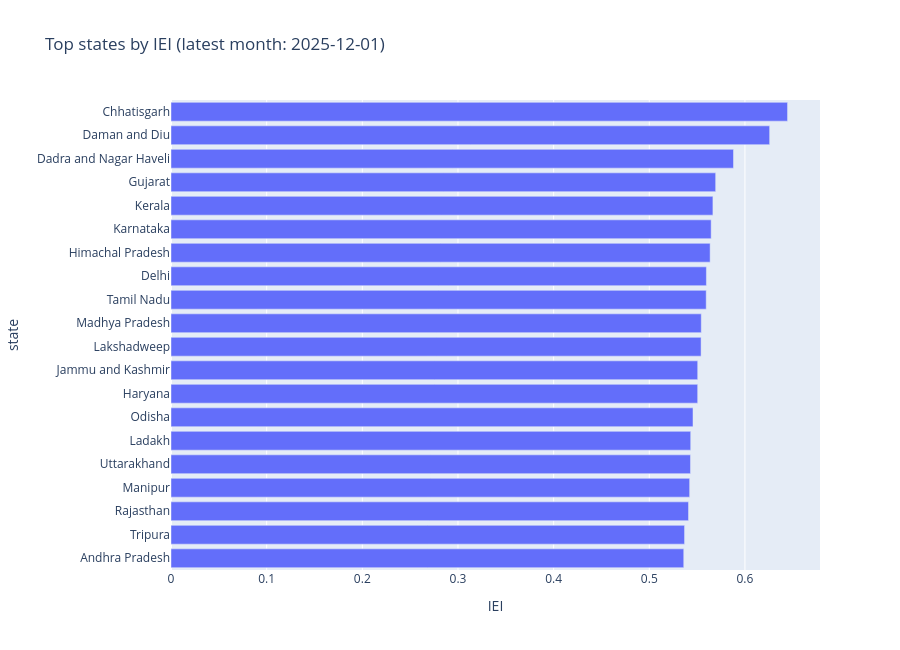
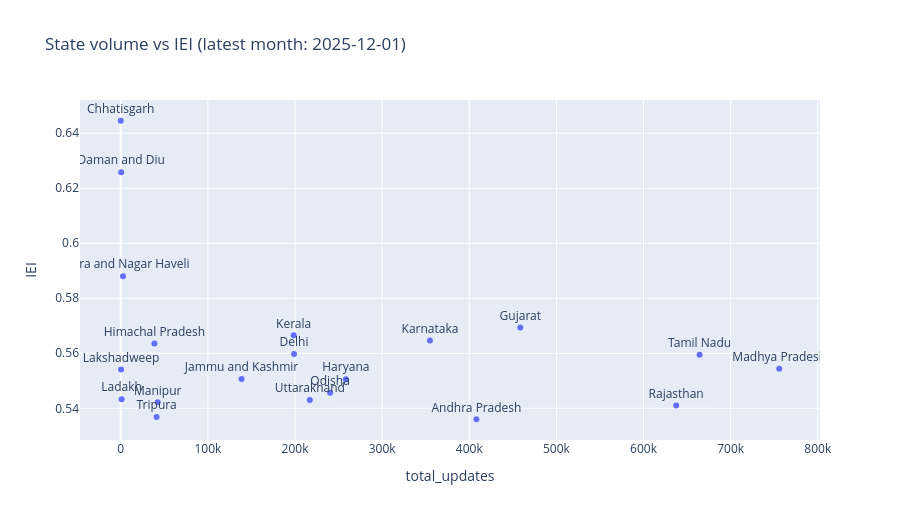
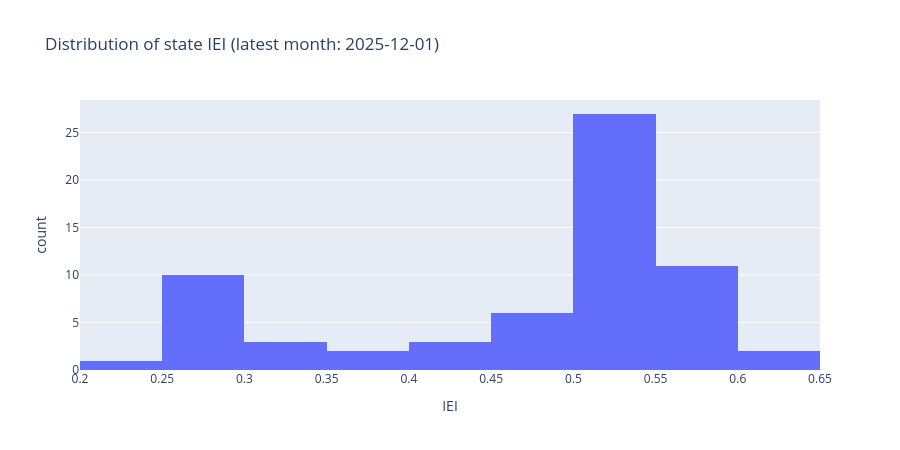
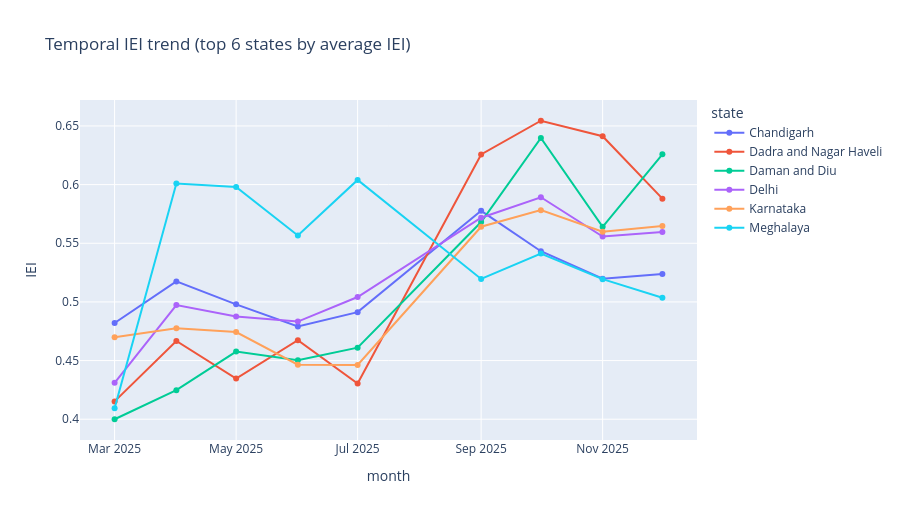

Here is the notebook cell these charts were saved with, in order:
### Markdown cell above
## 8) Executive summary (report view)
This section gives a quick, shareable overview similar to a report:
- Top **states / districts / pincodes** by IEI for the latest month
- **Stress** classification using robust z-score (`IEI_rz`) per (state, district, pincode) time series
- A few key plots (rankings, distribution, temporal trends)
- Top inferred **event mix by state** for the latest month

**Stress levels (based on `IEI_rz`)**
- `CRITICAL`: $IEI\_rz \ge 3.5$ (strong spike vs local history)
- `HIGH`: $2.5 \le IEI\_rz < 3.5$
- `ELEVATED`: $1.5 \le IEI\_rz < 2.5$
- `NORMAL`: $IEI\_rz < 1.5$

These are **screening thresholds**, not ground truth.

### Code cell
# Report helpers + summary tables/plots

import numpy as np
import pandas as pd
import plotly.express as px


def robust_z(series: pd.Series) -> pd.Series:
    """Robust z-score using MAD; stable for heavy-tailed data."""
    median = series.median()
    mad = (series - median).abs().median()

    denom = 1.4826 * mad
    if not np.isfinite(denom) or denom < 1e-6:
        denom = 1.0

    return (series - median) / denom


def stress_label(z: float) -> str:
    if z >= 3.5:
        return 'CRITICAL'
    if z >= 2.5:
        return 'HIGH'
    if z >= 1.5:
        return 'ELEVATED'
    return 'NORMAL'


# Ensure we have IEI_rz available (per local region history)
if 'IEI_rz' not in cube.columns:
    cube['IEI_rz'] = (
        cube.groupby(['state_key', 'district_key', 'pincode'])['IEI']
        .transform(robust_z)
        .replace([np.inf, -np.inf], np.nan)
        .fillna(0.0)
    )

latest_month = pd.to_datetime(cube['month']).max()
print('Latest month in data:', latest_month.date())

# --- Latest-month leaderboards ---
state_latest = (
    state_month[state_month['month'] == latest_month]
    .sort_values(['IEI', 'total_updates'], ascending=[False, False])
    .head(20)
    .reset_index(drop=True)
)

district_latest = (
    district_month[district_month['month'] == latest_month]
    .sort_values(['IEI', 'total_updates'], ascending=[False, False])
    .head(25)
    .reset_index(drop=True)
)

pincode_latest = (
    cube[cube['month'] == latest_month]
    .assign(stress=lambda d: d['IEI_rz'].astype(float).map(stress_label))
    .sort_values(['IEI_rz', 'IEI', 'total_updates'], ascending=[False, False, False])
    .loc[:, ['state', 'district_raw', 'pincode', 'IEI', 'IEI_rz', 'stress', 'total_updates']]
    .head(30)
    .reset_index(drop=True)
)

display(state_latest)
display(district_latest)
display(pincode_latest)

# --- Plots: rankings + distribution + volume relationship ---
if len(state_latest) > 0:
    fig = px.bar(
        state_latest.sort_values('IEI', ascending=True),
        x='IEI',
        y='state',
        orientation='h',
        title=f'Top states by IEI (latest month: {latest_month.date()})',
        hover_data=['total_updates'],
    )
    fig.update_layout(height=650)
    fig.show()

    fig = px.scatter(
        state_latest,
        x='total_updates',
        y='IEI',
        text='state',
        title=f'State volume vs IEI (latest month: {latest_month.date()})',
    )
    fig.update_traces(textposition='top center')
    fig.update_layout(height=520)
    fig.show()

# Distribution across states for latest month
state_dist = state_month.copy()
if len(state_dist) > 0:
    fig = px.histogram(
        state_dist[state_dist['month'] == latest_month],
        x='IEI',
        nbins=20,
        title=f'Distribution of state IEI (latest month: {latest_month.date()})',
    )
    fig.update_layout(height=450)
    fig.show()

# --- Temporal IEI trend (top states by average IEI) ---
top_states = (
    state_month.groupby('state', as_index=False)['IEI']
    .mean()
    .sort_values('IEI', ascending=False)
    .head(6)['state']
    .tolist()
)

trend = state_month[state_month['state'].isin(top_states)].sort_values(['state', 'month'])
if len(trend) > 0:
    fig = px.line(
        trend,
        x='month',
        y='IEI',
        color='state',
        markers=True,
        title='Temporal IEI trend (top 6 states by average IEI)',
    )
    fig.update_layout(height=520)
    fig.show()

# --- Latest-month inferred event mix by state (if available) ---
if 'state_events' in globals() and len(state_events) > 0:
    ev_latest = (
        state_events[state_events['month'] == latest_month]
        .sort_values(['confidence_mean', 'rows'], ascending=[False, False])
        .head(40)
    )

    if len(ev_latest) > 0:
        fig = px.bar(
            ev_latest,
            x='state',
            y='confidence_mean',
            color='event_top1',
            hover_data=['rows'],
            title=f'Inferred event mix by state (latest month: {latest_month.date()})',
        )
        fig.update_layout(height=650)
        fig.show()
else:
    print('state_events not found; run the inference cells above first.')

### Figure 1 — Plotly figure (JSON) as saved in the notebook; plotly's stock layout.template omitted (floating-point values rounded to 4 significant figures)
{"data": [{"customdata": [[408200.0], [41110.0], [637400.0], [42410.0], [217000.0], [996.0], [240300.0], [258300.0], [138700.0], [359.0], [755800.0], [664400.0], [198900.0], [38670.0], [354900.0], [198500.0], [458600.0], [2585.0], [550.0], [2.0]], "hovertemplate": "IEI=%{x}<br>state=%{y}<br>total_updates=%{customdata[0]}<extra></extra>", "legendgroup": "", "marker": {"color": "#636efa", "pattern": {"shape": ""}}, "name": "", "orientation": "h", "showlegend": false, "textposition": "auto", "type": "bar", "x": [0.536, 0.5369, 0.541, 0.5422, 0.5431, 0.5433, 0.5457, 0.5506, 0.5506, 0.5541, 0.5543, 0.5595, 0.5597, 0.5636, 0.5647, 0.5665, 0.5694, 0.588, 0.6258, 0.6445], "xaxis": "x", "y": ["Andhra Pradesh", "Tripura", "Rajasthan", "Manipur", "Uttarakhand", "Ladakh", "Odisha", "Haryana", "Jammu and Kashmir", "Lakshadweep", "Madhya Pradesh", "Tamil Nadu", "Delhi", "Himachal Pradesh", "Karnataka", "Kerala", "Gujarat", "Dadra and Nagar Haveli", "Daman and Diu", "Chhatisgarh"], "yaxis": "y"}], "layout": {"barmode": "relative", "height": 650, "legend": {"tracegroupgap": 0}, "title": {"text": "Top states by IEI (latest month: 2025-12-01)"}, "xaxis": {"anchor": "y", "domain": [0, 1], "title": {"text": "IEI"}}, "yaxis": {"anchor": "x", "domain": [0, 1], "title": {"text": "state"}}}}

### Figure 2 — Plotly figure (JSON) as saved in the notebook; plotly's stock layout.template omitted (floating-point values rounded to 4 significant figures)
{"data": [{"hovertemplate": "total_updates=%{x}<br>IEI=%{y}<br>state=%{text}<extra></extra>", "legendgroup": "", "marker": {"color": "#636efa", "symbol": "circle"}, "mode": "markers+text", "name": "", "orientation": "v", "showlegend": false, "text": ["Chhatisgarh", "Daman and Diu", "Dadra and Nagar Haveli", "Gujarat", "Kerala", "Karnataka", "Himachal Pradesh", "Delhi", "Tamil Nadu", "Madhya Pradesh", "Lakshadweep", "Jammu and Kashmir", "Haryana", "Odisha", "Ladakh", "Uttarakhand", "Manipur", "Rajasthan", "Tripura", "Andhra Pradesh"], "textposition": "top center", "type": "scatter", "x": [2.0, 550.0, 2585.0, 458600.0, 198500.0, 354900.0, 38670.0, 198900.0, 664400.0, 755800.0, 359.0, 138700.0, 258300.0, 240300.0, 996.0, 217000.0, 42410.0, 637400.0, 41110.0, 408200.0], "xaxis": "x", "y": [0.6445, 0.6258, 0.588, 0.5694, 0.5665, 0.5647, 0.5636, 0.5597, 0.5595, 0.5543, 0.5541, 0.5506, 0.5506, 0.5457, 0.5433, 0.5431, 0.5422, 0.541, 0.5369, 0.536], "yaxis": "y"}], "layout": {"height": 520, "legend": {"tracegroupgap": 0}, "title": {"text": "State volume vs IEI (latest month: 2025-12-01)"}, "xaxis": {"anchor": "y", "domain": [0, 1], "title": {"text": "total_updates"}}, "yaxis": {"anchor": "x", "domain": [0, 1], "title": {"text": "IEI"}}}}

### Figure 3 — Plotly figure (JSON) as saved in the notebook; plotly's stock layout.template omitted (floating-point values rounded to 4 significant figures)
{"data": [{"bingroup": "x", "hovertemplate": "IEI=%{x}<br>count=%{y}<extra></extra>", "legendgroup": "", "marker": {"color": "#636efa", "pattern": {"shape": ""}}, "name": "", "nbinsx": 20, "orientation": "v", "showlegend": false, "type": "histogram", "x": [0.482, 0.5209, 0.536, 0.5269, 0.5086, 0.275, 0.5279, 0.5239, 0.6445, 0.5077, 0.5021, 0.588, 0.5185, 0.5287, 0.6258, 0.275, 0.5597, 0.5179, 0.5694, 0.5506, 0.5636, 0.275, 0.4214, 0.5506, 0.5011, 0.5647, 0.5665, 0.5433, 0.5541, 0.275, 0.5543, 0.5344, 0.5422, 0.5035, 0.4884, 0.5093, 0.275, 0.4574, 0.5457, 0.4699, 0.5267, 0.5136, 0.5232, 0.275, 0.275, 0.541, 0.4607, 0.5595, 0.275, 0.5288, 0.5369, 0.5208, 0.5431, 0.275, 0.3135, 0.4464, 0.3726, 0.4851, 0.5042, 0.3097, 0.3497, 0.3756, 0.4252, 0.2794, 0.2415], "xaxis": "x", "yaxis": "y"}], "layout": {"barmode": "relative", "height": 450, "legend": {"tracegroupgap": 0}, "title": {"text": "Distribution of state IEI (latest month: 2025-12-01)"}, "xaxis": {"anchor": "y", "domain": [0, 1], "title": {"text": "IEI"}}, "yaxis": {"anchor": "x", "domain": [0, 1], "title": {"text": "count"}}}}

### Figure 4 — Plotly figure (JSON) as saved in the notebook; plotly's stock layout.template omitted (floating-point values rounded to 4 significant figures)
{"data": [{"hovertemplate": "state=Chandigarh<br>month=%{x}<br>IEI=%{y}<extra></extra>", "legendgroup": "Chandigarh", "line": {"color": "#636efa", "dash": "solid"}, "marker": {"symbol": "circle"}, "mode": "lines+markers", "name": "Chandigarh", "orientation": "v", "showlegend": true, "type": "scatter", "x": ["2025-03-01T00:00:00.000000", "2025-04-01T00:00:00.000000", "2025-05-01T00:00:00.000000", "2025-06-01T00:00:00.000000", "2025-07-01T00:00:00.000000", "2025-09-01T00:00:00.000000", "2025-10-01T00:00:00.000000", "2025-11-01T00:00:00.000000", "2025-12-01T00:00:00.000000"], "xaxis": "x", "y": [0.482, 0.5175, 0.4979, 0.479, 0.4913, 0.5776, 0.5432, 0.5198, 0.5239], "yaxis": "y"}, {"hovertemplate": "state=Dadra and Nagar Haveli<br>month=%{x}<br>IEI=%{y}<extra></extra>", "legendgroup": "Dadra and Nagar Haveli", "line": {"color": "#EF553B", "dash": "solid"}, "marker": {"symbol": "circle"}, "mode": "lines+markers", "name": "Dadra and Nagar Haveli", "orientation": "v", "showlegend": true, "type": "scatter", "x": ["2025-03-01T00:00:00.000000", "2025-04-01T00:00:00.000000", "2025-05-01T00:00:00.000000", "2025-06-01T00:00:00.000000", "2025-07-01T00:00:00.000000", "2025-09-01T00:00:00.000000", "2025-10-01T00:00:00.000000", "2025-11-01T00:00:00.000000", "2025-12-01T00:00:00.000000"], "xaxis": "x", "y": [0.4152, 0.4667, 0.4347, 0.4674, 0.4304, 0.6257, 0.6544, 0.6413, 0.588], "yaxis": "y"}, {"hovertemplate": "state=Daman and Diu<br>month=%{x}<br>IEI=%{y}<extra></extra>", "legendgroup": "Daman and Diu", "line": {"color": "#00cc96", "dash": "solid"}, "marker": {"symbol": "circle"}, "mode": "lines+markers", "name": "Daman and Diu", "orientation": "v", "showlegend": true, "type": "scatter", "x": ["2025-03-01T00:00:00.000000", "2025-04-01T00:00:00.000000", "2025-05-01T00:00:00.000000", "2025-06-01T00:00:00.000000", "2025-07-01T00:00:00.000000", "2025-09-01T00:00:00.000000", "2025-10-01T00:00:00.000000", "2025-11-01T00:00:00.000000", "2025-12-01T00:00:00.000000"], "xaxis": "x", "y": [0.4, 0.4248, 0.4576, 0.4503, 0.461, 0.5681, 0.6397, 0.5641, 0.6258], "yaxis": "y"}, {"hovertemplate": "state=Delhi<br>month=%{x}<br>IEI=%{y}<extra></extra>", "legendgroup": "Delhi", "line": {"color": "#ab63fa", "dash": "solid"}, "marker": {"symbol": "circle"}, "mode": "lines+markers", "name": "Delhi", "orientation": "v", "showlegend": true, "type": "scatter", "x": ["2025-03-01T00:00:00.000000", "2025-04-01T00:00:00.000000", "2025-05-01T00:00:00.000000", "2025-06-01T00:00:00.000000", "2025-07-01T00:00:00.000000", "2025-09-01T00:00:00.000000", "2025-10-01T00:00:00.000000", "2025-11-01T00:00:00.000000", "2025-12-01T00:00:00.000000"], "xaxis": "x", "y": [0.431, 0.4973, 0.4877, 0.4832, 0.5042, 0.5718, 0.5893, 0.5558, 0.5597], "yaxis": "y"}, {"hovertemplate": "state=Karnataka<br>month=%{x}<br>IEI=%{y}<extra></extra>", "legendgroup": "Karnataka", "line": {"color": "#FFA15A", "dash": "solid"}, "marker": {"symbol": "circle"}, "mode": "lines+markers", "name": "Karnataka", "orientation": "v", "showlegend": true, "type": "scatter", "x": ["2025-03-01T00:00:00.000000", "2025-04-01T00:00:00.000000", "2025-05-01T00:00:00.000000", "2025-06-01T00:00:00.000000", "2025-07-01T00:00:00.000000", "2025-09-01T00:00:00.000000", "2025-10-01T00:00:00.000000", "2025-11-01T00:00:00.000000", "2025-12-01T00:00:00.000000"], "xaxis": "x", "y": [0.4699, 0.4776, 0.4743, 0.4465, 0.4462, 0.5641, 0.5782, 0.5599, 0.5647], "yaxis": "y"}, {"hovertemplate": "state=Meghalaya<br>month=%{x}<br>IEI=%{y}<extra></extra>", "legendgroup": "Meghalaya", "line": {"color": "#19d3f3", "dash": "solid"}, "marker": {"symbol": "circle"}, "mode": "lines+markers", "name": "Meghalaya", "orientation": "v", "showlegend": true, "type": "scatter", "x": ["2025-03-01T00:00:00.000000", "2025-04-01T00:00:00.000000", "2025-05-01T00:00:00.000000", "2025-06-01T00:00:00.000000", "2025-07-01T00:00:00.000000", "2025-09-01T00:00:00.000000", "2025-10-01T00:00:00.000000", "2025-11-01T00:00:00.000000", "2025-12-01T00:00:00.000000"], "xaxis": "x", "y": [0.4093, 0.6009, 0.598, 0.5567, 0.604, 0.5196, 0.5412, 0.5194, 0.5035], "yaxis": "y"}], "layout": {"height": 520, "legend": {"title": {"text": "state"}, "tracegroupgap": 0}, "title": {"text": "Temporal IEI trend (top 6 states by average IEI)"}, "xaxis": {"anchor": "y", "domain": [0, 1], "title": {"text": "month"}}, "yaxis": {"anchor": "x", "domain": [0, 1], "title": {"text": "IEI"}}}}
